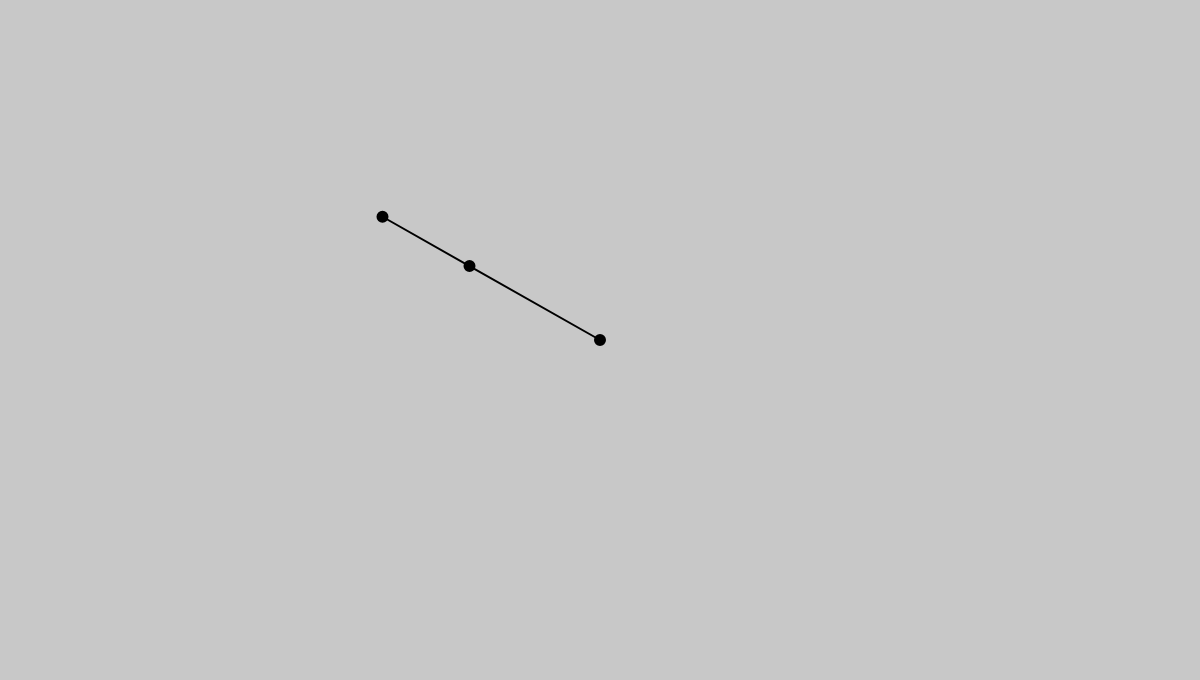
Frame 1 (no input)
Frame 60 (no input): identical to frame 1, image omitted
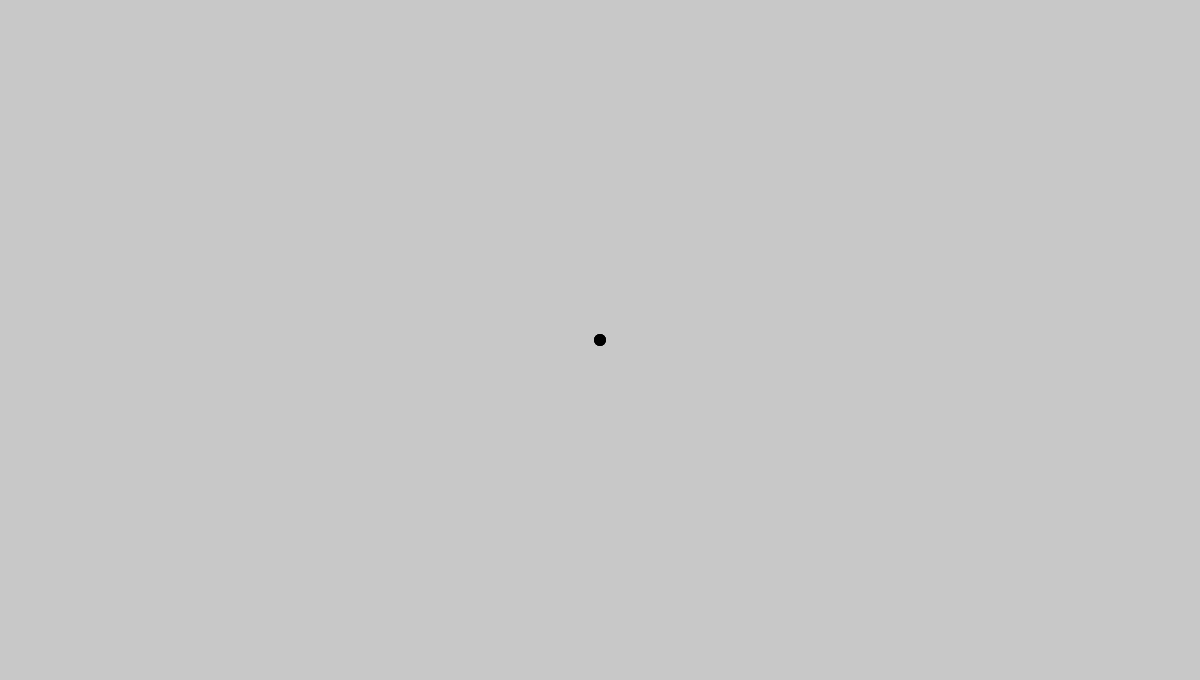
Frame 120 (the mouse pressed at the canvas centre since frame 60)

The p5.js sketch that drew these frames (run headless with seeded random() and noise() and a simulated clock; from frame 60 on, the mouse is pressed at the canvas centre):

// p5.js sketch
// ── sketch.js
let cx, cy;
let a;

function setup()
{
  createCanvas(1200, 680);
  cx = width / 2;
  cy = height / 2;
  a = new Arm(0, 0, 15, 10);
}

function draw()
{
  background(200);
  translate(cx, cy);
  a.draw();
}

function mouseMoved()
{
  a.setTarget(mouseX - cx, mouseY - cy);
}
// ── arm.js
class Arm
{
    constructor(sx, sy, arm1, arm2)
    {
        this.sx = sx;
        this.sy = sy;
        this.arm1 = arm1;
        this.arm2 = arm2;
        this.scaler = 10;
        this.points = [[sx, sy], [arm1, 0], [arm1 + arm2, 0]];
    }

    setTarget(tx, ty)
    {
        tx /= this.scaler;
        ty /= -this.scaler;
        let cdis = this.pdist(this.points[0], [tx, ty]);
        if(cdis > this.arm1 + this.arm2 || cdis < abs(this.arm1 - this.arm2))
        {
            let dir = createVector(tx - this.sx, ty - this.sy);
            dir.setMag(this.arm1);
            this.points[1] = [dir.x, dir.y];
            if(cdis < abs(this.arm1 - this.arm2))
                dir.mult(-1);
            dir.setMag(this.arm2);
            this.points[2] = [this.points[1][0] + dir.x, this.points[1][1] + dir.y];
        }
        else
        {
            let i = this.intersect(this.sx, this.sy, this.arm1, tx, ty, this.arm2);
            if(this.pdist(this.points[1], i[0]) < this.pdist(this.points[1], i[1]))
                this.points[1] =  i[0];
            else
                this.points[1] =  i[1];
            this.points[2] =  [tx, ty];
        }
    }

    pdist(p1, p2)
    {
        return Math.sqrt(Math.pow(p1[0] - p2[0], 2) + Math.pow(p1[1] - p2[1], 2));
    }

    intersect(x1, y1, r1, x2, y2, r2)
    {
        if(y1 - y2 == 0)
        {
            let x = ((x1 * x1) - (x2 * x2) - (r1 * r1) + (r2 * r2)) / (2 * (x1 - x2));
            let dx = abs(x - x1);
            let dy = Math.sqrt(Math.pow(this.arm1, 2) - Math.pow(dx, 2));
            return [[x, y1 + dy], [x, y1 - dy]];
        }
        let m = (x2 - x1) / (y1 - y2);
        let c = ((x1 * x1) - (x2 * x2) + (y1 * y1) - (y2 * y2) - (r1 * r1) + (r2 * r2)) / (2 * (y1 - y2));
        let A = 1 + (m * m);
        let B = 2 * (m * c - x2 - m * y2);
        let C = (x2 * x2) + (y2 * y2) + (c * c) - (2 * c * y2) - (r2 * r2);
        let det = Math.sqrt((B * B) - (4 * A * C));
        let ix1 = (-B + det) / (2 * A);
        let ix2 = (-B - det) / (2 * A);
        let iy1 = m * ix1 + c;
        let iy2 = m * ix2 + c;
        return [[ix1, iy1], [ix2, iy2]];
    }
    
    draw()
    {
        stroke(0);
        strokeWeight(2);
        fill(0);
        for(let i = 0;i < this.points.length;i ++)
            circle(this.points[i][0] * this.scaler, -this.points[i][1] * this.scaler, 10);
        noFill();
        beginShape();
        for(let i = 0;i < this.points.length;i ++)
            vertex(this.points[i][0] * this.scaler, -this.points[i][1] * this.scaler);
        endShape();
    }
}
